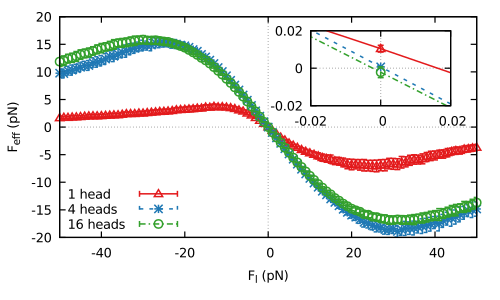

Write gnuplot code to recreate this figure.
#!/usr/bin/gnuplot
set term pdfcairo enhanced linewidth 1.75 font ",14"
set output "effective_friction_heads.pdf"

load "Data/my.pal"

set xlabel "F_{l} (pN)"
set ylabel "F_{eff} (pN)"

set key bottom left Left

set xzeroaxis
set yzeroaxis

set multiplot

plot [-50:50] \
      "Data/F_q_zoom_1head.dat" u (-$1):(0.66*$2+$1):(0.66*$3) w yerrorbars ls 8 lw 1.25 dashtype 1 title "1 head" \
    , "Data/F_q_zoom_4heads.dat" u (-$1):(0.66*$2+$1):(0.66*$3) w yerrorbars ls 3 lw 1.25 dashtype 2 title "4 heads" \
    , "Data/F_q_zoom_16heads.dat" u (-$1):(0.66*$2+$1):(0.66*$3) w yerrorbars ls 6 lw 1.25 dashtype 4 title "16 heads"

set size 0.45, 0.45

set tmargin at screen 0.65
set bmargin at screen 0.9
set lmargin at screen 0.62
set rmargin at screen 0.9

unset key 
unset xlabel
unset ylabel

set xtics 0.02
set ytics 0.02

plot [-0.02:0.02][-0.02:0.02] \
      "Data/F_q_zoom_1head.dat" u (-$1):(0.66*$2+$1):(0.66*$3) w errorlines ls 8 lw 1.25 dashtype 1 title "1 head" \
    , "Data/F_q_zoom_4heads.dat" u (-$1):(0.66*$2+$1):(0.66*$3) w errorlines ls 3 lw 1.25 dashtype 2 title "4 heads" \
    , "Data/F_q_zoom_16heads.dat" u (-$1):(0.66*$2+$1):(0.66*$3) w errorlines ls 6 lw 1.25 dashtype 4 title "16 heads"

unset multiplot
